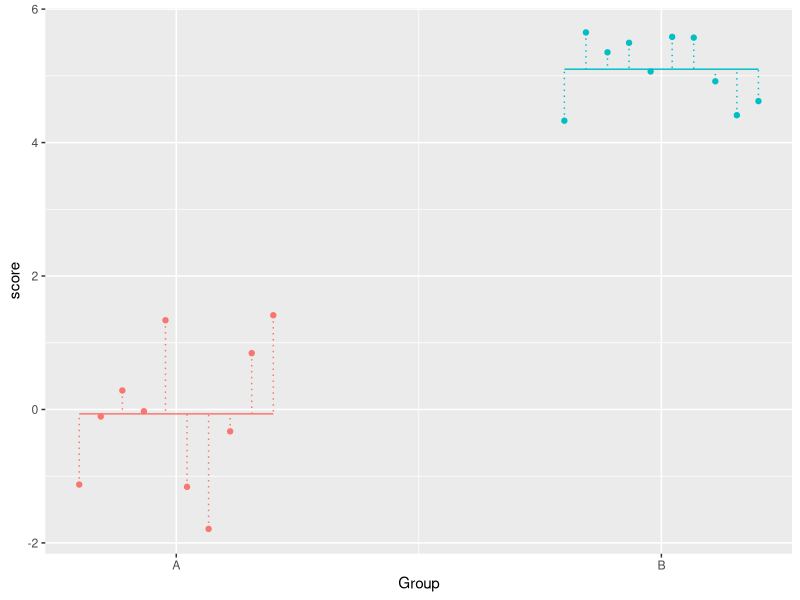
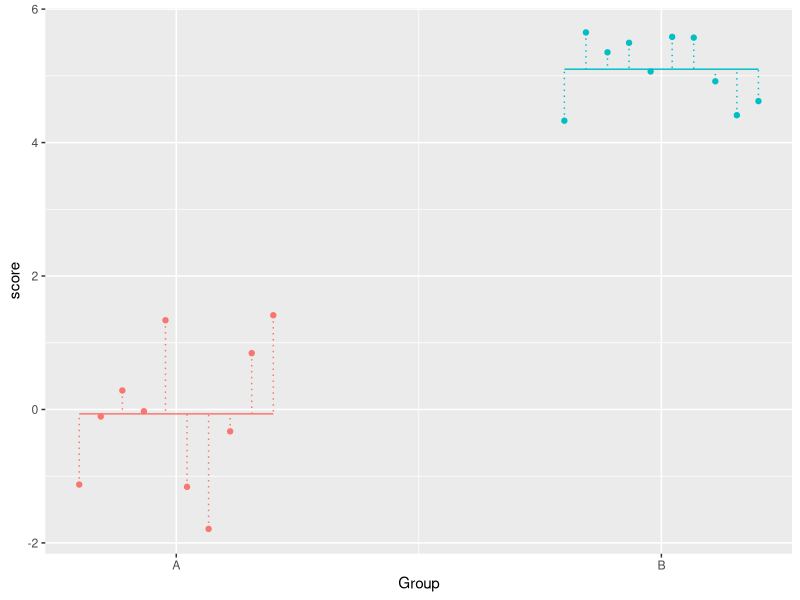

Recreate these plots in R, in order.
library(tidyverse)

group1 <- rnorm(n = 10)
group2 <- rnorm(n = 10, mean = 5)
dat <- tibble(group1, group2) %>%
  gather(key = group, value = score, group1:group2) %>%
  mutate(group = factor(group)) %>%
  group_by(group) %>% 
  mutate(group_jittered = seq(as.numeric(unique(group)) - 0.2,
                              as.numeric(unique(group)) + 0.2,
                              length.out = n())) %>% 
  mutate(group_mean = mean(score))

groups = dat %>%
  group_by(group, group_mean) %>% 
  summarise(x = min(group_jittered),
            xend = max(group_jittered))

ggplot(dat) +
  aes(x = group_jittered, y = score, colour = group) +
  geom_point() +
  geom_segment(aes(
    x = group_jittered, xend = group_jittered,
    y = score, yend = group_mean), lty = 3) +
  scale_x_continuous(breaks = c(1, 2), labels = c("A", "B")) +
  geom_segment(data = groups,
               aes(x = x, xend = xend,
                   y = group_mean, yend = group_mean)) +
  theme(legend.position = "none") +
  labs(x = "Group")

ggsave("resduals2.pdf", height = 6, width = 6)

